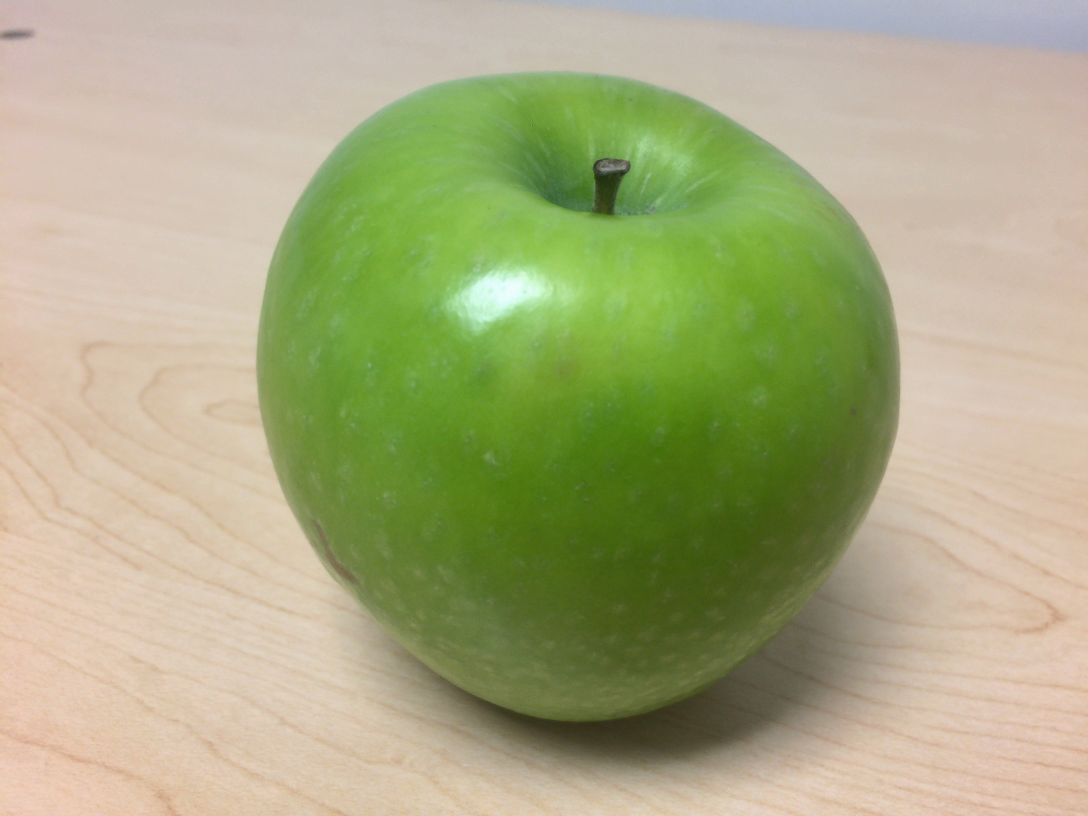
#> input picture DAT263x/Vision/apples/Apple1.jpg, 3264 x 2448 px, given in place of img.jpg, which was not available (shown at 1/3 size)
$ jupyter execute --allow-errors 'Images - Demo.ipynb'   (shell and % lines are left out)   (text cells are left out)
#> lines starting #> are read from the running program, lines starting #| are printed output that depends on the picture; pictures that were not available may be replaced by others from this repository, and a replacement may not be noted
[cell 1]
from matplotlib.pyplot import imshow
from PIL import Image
import numpy as np
import skimage.color as sc


i = np.array(Image.open('img.jpg'))
#> i is the input picture: shape (2448, 3264, 3); mean R, G, B 169.2, 171.4, 129.5
imshow(i)

[cell 2]
type(i)

[cell 3]
i.dtype

[cell 4]
i.shape
#> Out = (2448, 3264, 3)

[cell 5]
i_mono = sc.rgb2gray(i)
imshow(i_mono, cmap='gray')
i_mono.shape
#> Out = (2448, 3264)

[cell 6]
def im_hist(img):
    import matplotlib.pyplot as plt
    fig = plt.figure(figsize=(8, 6))
    fig.clf()
    ax = fig.gca()
    ax.hist(img.flatten(), bins = 256)
    plt.show()
#> figure, not shown here; tallest bar 228994 high, from x = 0.787 to 0.79

im_hist(i_mono)

[cell 7]
def im_cdf(img):
    import matplotlib.pyplot as plt
    fig = plt.figure(figsize=(8, 6))
    fig.clf()
    ax = fig.gca()
    ax.hist(img.flatten(), bins = 256, cumulative=True)
    plt.show()
#> figure, not shown here; tallest bar 7990272 high, from x = 0.984 to 0.987

im_cdf(i_mono)

[cell 8]
from skimage import exposure

i_eq = exposure.equalize_hist(i_mono)
imshow(i_eq, cmap='gray')

[cell 9]
im_hist(i_eq)
im_cdf(i_eq)

[cell 10]
import skimage
i_n = skimage.util.random_noise(i_eq)
imshow(i_n, cmap="gray")

[cell 11]
def gauss_filter(im, sigma = 10):
#> called with sigma = 10
    from scipy.ndimage.filters import gaussian_filter as gf
    import numpy as np
    return gf(im, sigma = sigma)
i_g = gauss_filter(i_n)
imshow(i_g, cmap="gray")

[cell 12]
def med_filter(im, size = 10):
#> called with size = 10
    from scipy.ndimage.filters import median_filter as mf
    import numpy as np
    return mf(im, size = size)
i_m = med_filter(i_n)
imshow(i_m, cmap="gray")

[cell 13]
def edge_sobel(image):
    from scipy import ndimage
    import skimage.color as sc
    import numpy as np
    image = sc.rgb2gray(image) # Convert color image to gray scale
    dx = ndimage.sobel(image, 1)  # horizontal derivative
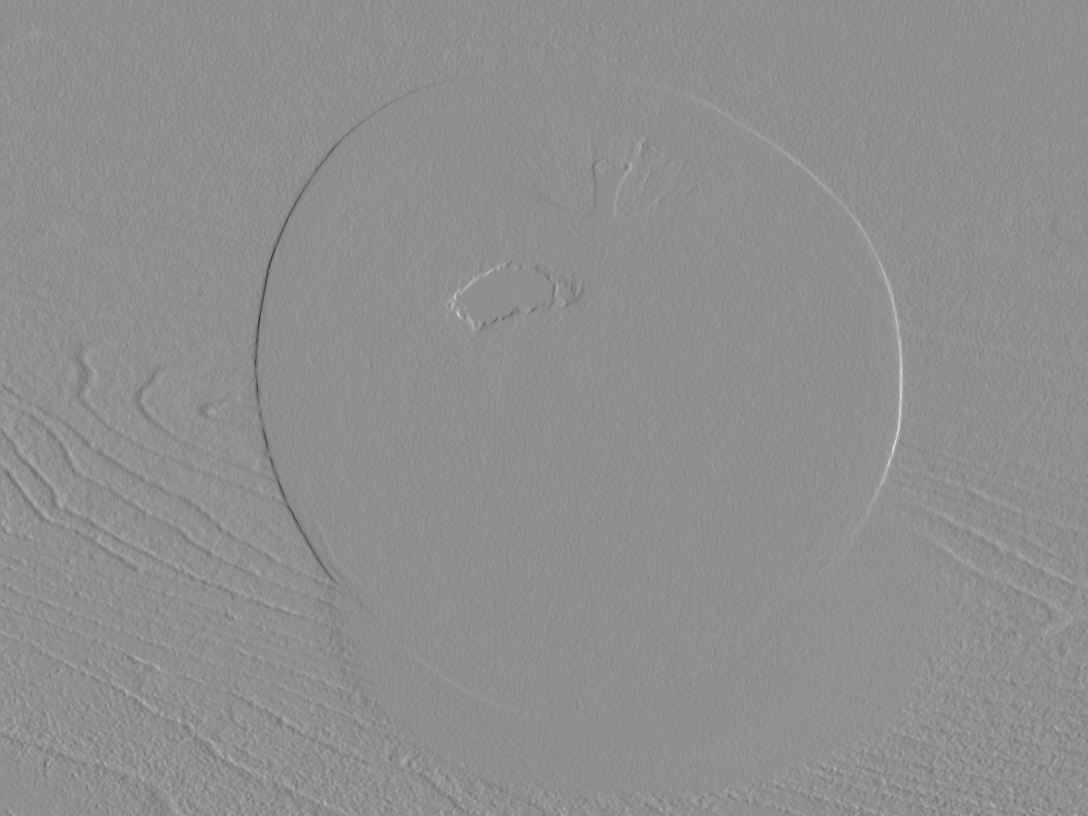
#> dx: shape (2448, 3264) float64 (shown at 1/3 size); min -1.29, max 1, mean -0.000325; drawn with min black and max white
    dy = ndimage.sobel(image, 0)  # vertical derivative
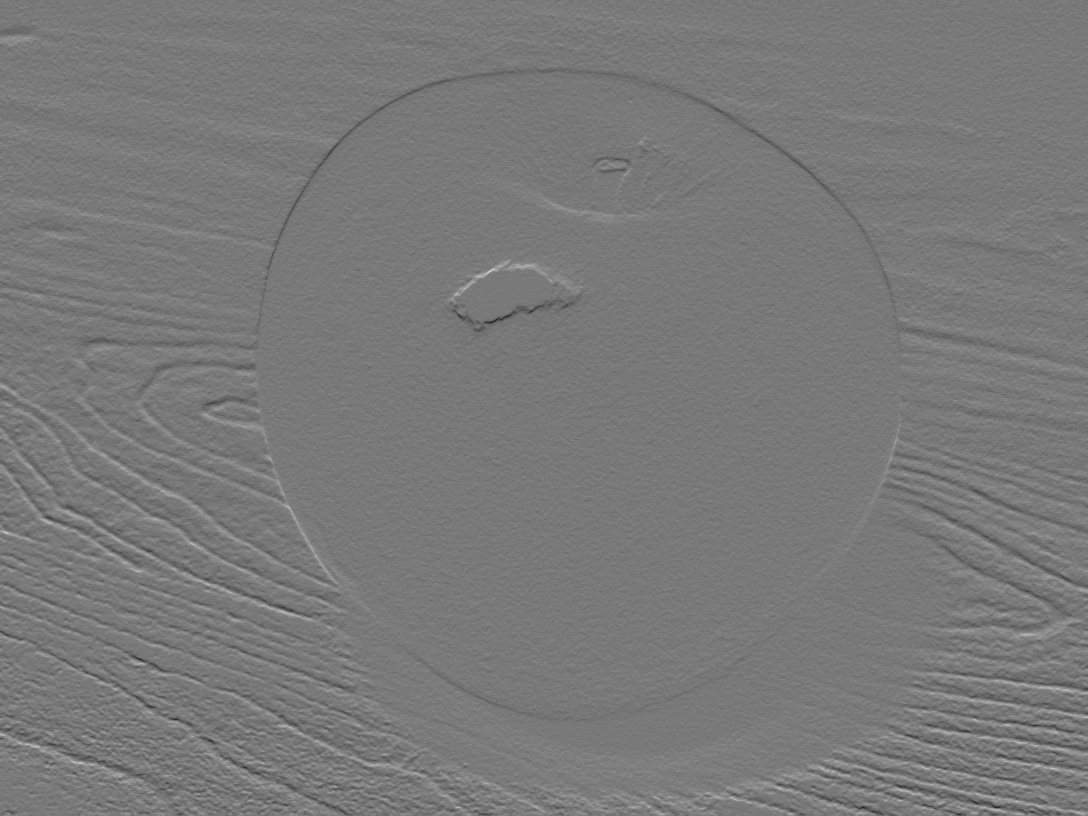
#> dy: shape (2448, 3264) float64 (shown at 1/3 size); min -0.813, max 0.893, mean 0.00112; drawn with min black and max white
    mag = np.hypot(dx, dy)  # magnitude
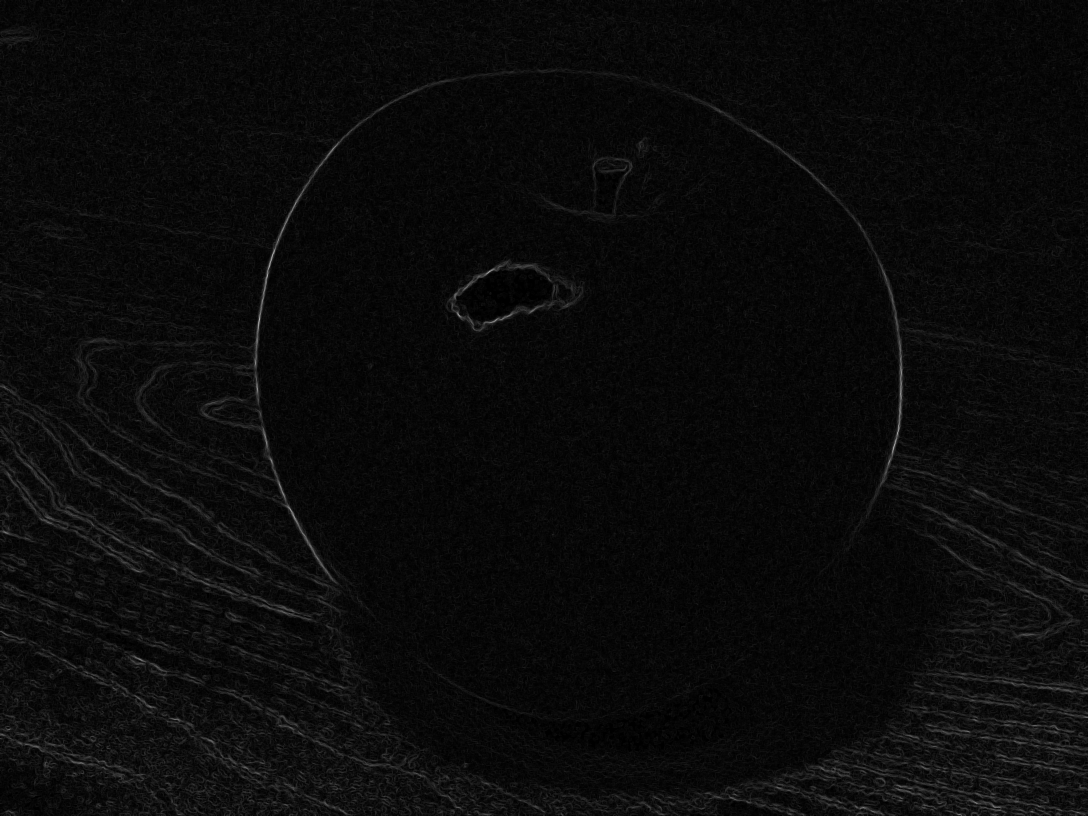
#> mag: shape (2448, 3264) float64 (shown at 1/3 size); min 0, max 1.3, mean 0.0573; drawn with min black and max white
    mag *= 255.0 / np.amax(mag)  # normalize (Q&D)
    mag = mag.astype(np.uint8)
    return mag

i_edge = edge_sobel(i_m)
imshow(i_edge, cmap="gray")

[cell 14]
def corner_harr(im, min_distance = 10):
#> called with min_distance = 10
    from skimage.feature import corner_harris, corner_peaks
    mag = corner_harris(im)
    return corner_peaks(mag, min_distance = min_distance)

harris = corner_harr(i_eq, 10)
#> harris = 13806 pairs, first value 10 to 2437, second value 11 to 3253


def plot_harris(im, harris, markersize = 20, color = 'red'):
    import matplotlib.pyplot as plt
    import numpy as np
    fig = plt.figure(figsize=(6, 6))
    fig.clf()
    ax = fig.gca()
    ax.imshow(np.array(im).astype(float), cmap="gray")
    ax.plot(harris[:, 1], harris[:, 0], 'r+', color = color, markersize=markersize)
    return 'Done'

plot_harris(i_eq, harris)
#> Out = 'Done'
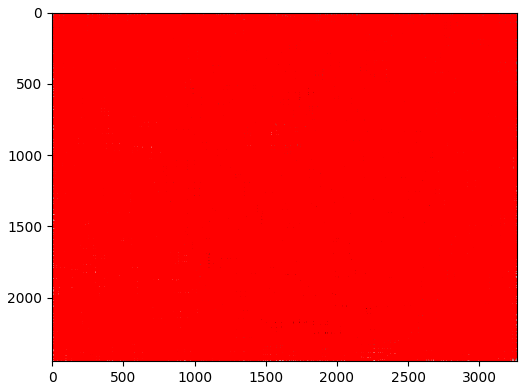
#> figure drawn by matplotlib, 1 panel

[cell 15]
from matplotlib.pyplot import imshow
from PIL import Image
import requests
from io import BytesIO
import http.client, urllib.request, urllib.parse, urllib.error, base64, json

img_url = 'https://raw.githubusercontent.com/MicrosoftLearning/AI-Introduction/master/files/Vision/Test.jpg'

headers = {
    # Request headers
    'Content-Type': 'application/json',
    'Prediction-key': 'YOUR_KEY_HERE',
}

params = urllib.parse.urlencode({
})

body = "{'Url':'" + img_url + "'}"

try:
    # Get the predicted tags
    conn = http.client.HTTPSConnection('southcentralus.api.cognitive.microsoft.com')
    conn.request("POST", "/customvision/v1.0/Prediction/c3a507a1-f222-4404-9557-e8e0c22ba6a4/url?%s" % params, body, headers)
    response = conn.getresponse()
    data = response.read()
    parsed = json.loads(data)

    # sort the tags by probability and get the highest one
    sorted_predictions = dict(parsed)
    sorted_predictions['Predictions'] = sorted(parsed['Predictions'], key=lambda x : x['Probability'], reverse=True)
    print(sorted_predictions['Predictions'][0]['Tag'])
    conn.close()

    # Get the image and show it
    response = requests.get(img_url)
    img = Image.open(BytesIO(response.content))
    imshow(img)
except Exception as e:
    print("[Errno {0}] {1}".format(e.errno, e.strerror))

[cell 16]
visionURI = 'REGION.api.cognitive.microsoft.com'
visionKey = 'YOUR_KEY_HERE'

[cell 17]
from matplotlib.pyplot import imshow
from PIL import Image
import requests
from io import BytesIO

img_url = 'https://raw.githubusercontent.com/MicrosoftLearning/AI-Introduction/master/files/graeme2.jpg'

# Get the image and show it
response = requests.get(img_url)
img = Image.open(BytesIO(response.content))
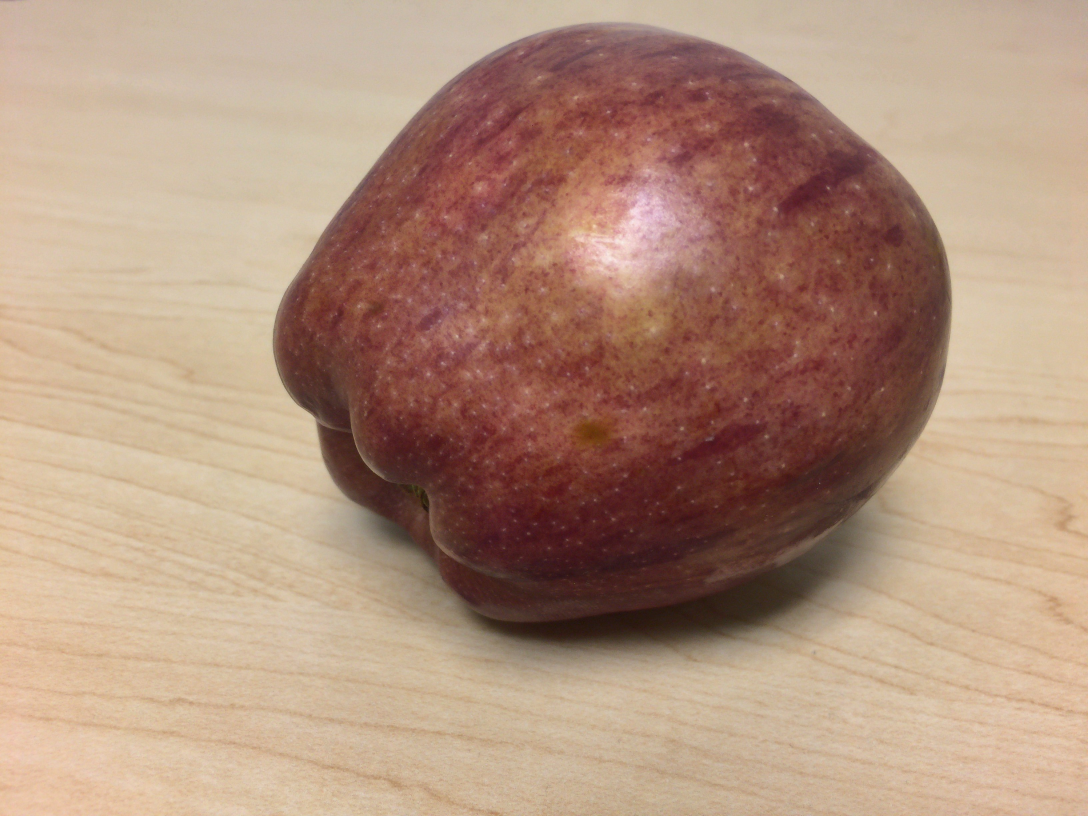
#> input picture DAT263x/Vision/apples/Apple10.jpg, 3264 x 2448 px, given in place of graeme2.jpg, which was not available (shown at 1/3 size)
#> img is the input picture: PIL image 3264x2448 RGB; mean R, G, B 178, 146, 125.6
imshow(img)

[cell 18]
def get_image_features(img_url):
    import http.client, urllib.request, urllib.parse, urllib.error, base64, json

    headers = {
        # Request headers.
        'Content-Type': 'application/json',
        'Ocp-Apim-Subscription-Key': visionKey,
    }

    params = urllib.parse.urlencode({
        # Request parameters. All of them are optional.
        'visualFeatures': 'Categories,Description,Color',
        'language': 'en',
    })

    body = "{'url':'" + img_url + "'}"

    try:
        # Execute the REST API call and get the response.
        conn = http.client.HTTPSConnection(visionURI)
        conn.request("POST", "/vision/v1.0/analyze?%s" % params, body, headers)
        response = conn.getresponse()
        data = response.read()

        # 'data' contains the JSON response.
        parsed = json.loads(data)
        if response is not None:
            return parsed
        conn.close()


    except Exception as e:
        print('Error:')
        print(e)

jsonData = get_image_features(img_url)
#> (the rest of this cell did not finish here and is left out)

[cell 19]
# View the full details returned
import http.client, urllib.request, urllib.parse, urllib.error, base64, json
print (json.dumps(jsonData, sort_keys=True, indent=2))

[cell 20]
img_url = 'https://raw.githubusercontent.com/GraemeMalcolm/test/master/files/uke.jpg'

# Get the image and show it
response = requests.get(img_url)
img = Image.open(BytesIO(response.content))
imshow(img)
jsonData = get_image_features(img_url)
#> (the rest of this cell did not finish here and is left out)

[cell 21]
img_url = 'https://raw.githubusercontent.com/GraemeMalcolm/test/master/files/soccer.jpg'

# Get the image and show it
#> (the rest of this cell did not finish here and is left out)

[cell 22]
faceURI = "https://westus.api.cognitive.microsoft.com/face/v1.0/"
faceKey = "YOUR_KEY_HERE"

[cell 23]
import requests
from io import BytesIO
from matplotlib.pyplot import imshow
from PIL import Image, ImageDraw
import cognitive_face as CF

# Set URI and Key
CF.BaseUrl.set(faceURI)
#> (this line was passed over: cognitive_face is not available in this run)
CF.Key.set(faceKey)
#> (this line was passed over: cognitive_face is not available in this run)
